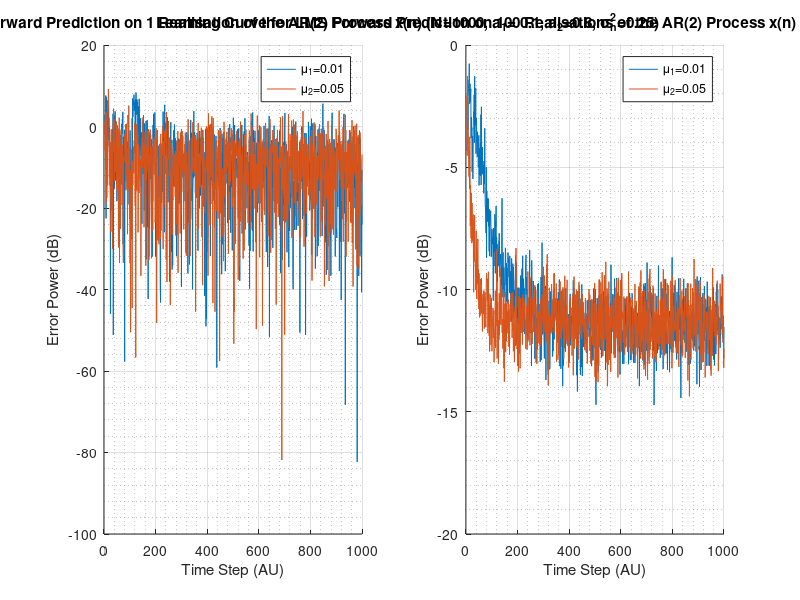

The MATLAB source for this figure: (Note: this script raises an error after producing the figure.)
%%% ASPMI Coursework 2019: ASSIGNMENT 2
%%% 2.1 The Least Mean Square (LMS) Algorithm
clear all; close all; clc;  %Initialise script
rng(1);                     %Set seed for random number generation

%% TASK B: Study the LMS algorithm
%PARAMETERS
R = 100;            %Number of realisations
N = 1000;           %Number of AR(2) samples
mu = [0.01, 0.05];  %Adaptation gain (learning rate)
a = [0.1, 0.8];     %AR(2) parameters
sigma = 0.25;       %AR(2) noise term

%Variables Initialisation
e = zeros(R, N, length(mu));    %Prediction error over realisations
e_sig = zeros(1,N);             %Error signal for one realisation
x = zeros(1,N);                 %Desired output (true AR process)
x_hat = zeros(1,N);             %Actual output (estimated AR process)
w_temp = randn(length(a), N);   %Filter weights (AR parameters)

%LMS FILTERS
for i = 1:R                     %Iterate over 100 realisations
    x(1:length(a)) = rand(1, length(a));                                %Initial condition for the signal x
    for k = 1:length(mu)        %Iterate over adaptation gain values
        for n = length(a)+1:N   %Iterate over time samples
            X = [x(n-1); x(n-2)];                                       %Input vector to LMS filter
            x(n) = a(1)*x(n-1) + a(2)*x(n-2) + sqrt(sigma)*randn(1);    %AR(2) definition (desired output)
            x_hat(:, n) = w_temp(:,n)'*X;                               %Predicted x (actual output)
            e_sig(n) = x(n) - x_hat(n);                                 %Prediction error
            w_temp(:,n+1) = w_temp(:,n) + mu(k).*e_sig(n).*X;           %Weight adjustment
        end
        e(i,:,k) = e_sig.^2;                                            %Squared error signal per realisation
        w{i,k} = w_temp(:, 1:end-1);                                    %Weight evolution per realisation
    end
end

%ENSEMBLE AVERAGES ACROSS REALISATIONS
e_mu1 = mean(e(:,:,1));                 %Prediction error power for learning rate: 0.01
e_mu2 = mean(e(:,:,2));                 %Prediction error power for learning rate: 0.05
e_mu1_log = mean(10*log10(e(:,:,1)));   %Learning curve for mu: 0.01
e_mu2_log = mean(10*log10(e(:,:,2)));   %Learning curve for mu: 0.05

w_mu1 = zeros(length(a), N);
w_mu2 = zeros(length(a), N);
for i=1:R
    w1 = w{i,1}; w_mu1 = w_mu1 + w1;
    w2 = w{i,2}; w_mu2 = w_mu2 + w2;
end
w_mu1 = w_mu1./R;                       %Weights evolution for mu: 0.01
w_mu2 = w_mu2./R;                       %Weights evolution for mu: 0.05

%Plot prediction error power for one realisation
figure(1); subplot(1,2,1); grid on; grid minor; hold on;
plot(1:N, 10*log10(e(1,:,1))); plot(1:N, 10*log10(e(1,:,2)));
legend({['\mu_1=', num2str(mu(1))],['\mu_2=', num2str(mu(2))]});
xlabel('Time Step (AU)'); ylabel('Error Power (dB)');
title(['Learning Curve for LMS Forward Prediction on 1 Realisation of the AR(2) Process x(n) (N=', num2str(N), ', a_1= ', num2str(a(1)), ', a_2=', num2str(a(2)), ', \sigma_n^2=', num2str(sigma), ')']);

%Plot learning curve for 100 realisations
subplot(1,2,2); grid on; grid minor; hold on;
plot(1:N, e_mu1_log); plot(1:N, e_mu2_log);
legend({['\mu_1=', num2str(mu(1))],['\mu_2=', num2str(mu(2))]});
xlabel('Time Step (AU)'); ylabel('Error Power (dB)');
title(['Learning Curve for LMS Forward Prediction on 100 Realisations of the AR(2) Process x(n) (N=', num2str(N), ', a_1= ', num2str(a(1)), ', a_2=', num2str(a(2)), ', \sigma_n^2=', num2str(sigma), ')']);

%% TASK C: Explore the misadjustment
step_start = [150, 250]*2;              %Start of plateau region for time-averaging
mse1 = mean(e_mu1(step_start(1):end));  %MSE for learning rate: 0.01
mse2 = mean(e_mu2(step_start(2):end));  %MSE for learning rate: 0.05
M1 = mse1/sigma - 1; M1t = mu(1)*50/54; %Misadjustment for learning rate: 0.01
M2 = mse2/sigma - 1; M2t = mu(2)*50/54; %Misadjustment for learning rate: 0.05

%% TASK D: Investigate weight convergence
a1_mu1 = round(mean(w_mu1(1, step_start(1):end)), 3);     %Converged estimate for a1 with mu: 0.01
a2_mu1 = round(mean(w_mu1(2, step_start(1):end)), 3);     %Converged estimate for a2 with mu: 0.01
a1_mu2 = round(mean(w_mu2(1, step_start(2):end)), 3);     %Converged estimate for a1 with mu: 0.05
a2_mu2 = round(mean(w_mu2(2, step_start(2):end)), 3);     %Converged estimate for a2 with mu: 0.05

%Plot Results
figure(2); hold on; grid on; grid minor;
plot(1:N, a(1)*ones(1,N), 'Color', [0, 0.4470, 0.7410], 'LineWidth', 2);
plot(1:N, a(2)*ones(1,N), 'Color', [0.8500, 0.3250, 0.0980], 'LineWidth', 2);
plot(1:N, w_mu1(1,:), '--', 'Color', [0, 0.4470, 0.7410], 'LineWidth', 1);
plot(1:N, w_mu1(2,:), '--', 'Color', [0.8500, 0.3250, 0.0980], 'LineWidth', 1);
plot(1:N, w_mu2(1,:), 'Color', [0, 0.4470, 0.7410], 'LineWidth', 1);
plot(1:N, w_mu2(2,:), 'Color', [0.8500, 0.3250, 0.0980], 'LineWidth', 1);
legend({['$a_1=0.1$'],['$a_2=0.8$'],['$\hat{a_1} \approx$', num2str(a1_mu1), ' ($\mu_1$=',num2str(mu(1)), ')'],['$\hat{a_2}\approx$', num2str(a2_mu1), ' ($\mu_1$=',num2str(mu(1)), ')'], ['$\hat{a_1}\approx$', num2str(a1_mu2), ' ($\mu_2$=',num2str(mu(2)), ')'], ['$\hat{a_2}\approx$', num2str(a2_mu2), ' ($\mu_2$=',num2str(mu(2)), ')']}, 'Interpreter', 'Latex', 'Location', 'Eastoutside');
xlabel('Time Step (AU)'); ylabel('Weight Value (AU)'); xlim([length(a)+1, N]);
title('Evolution of LMS Adaptive Filter Coefficients against Time Steps');